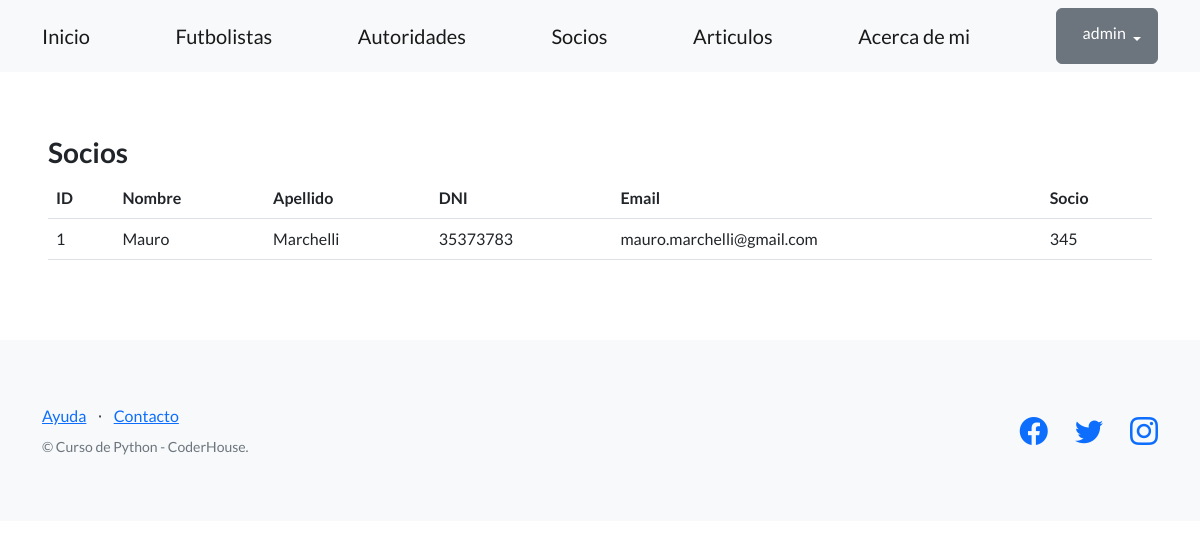
Before: /control/socios/ (signed in) with the older database file.
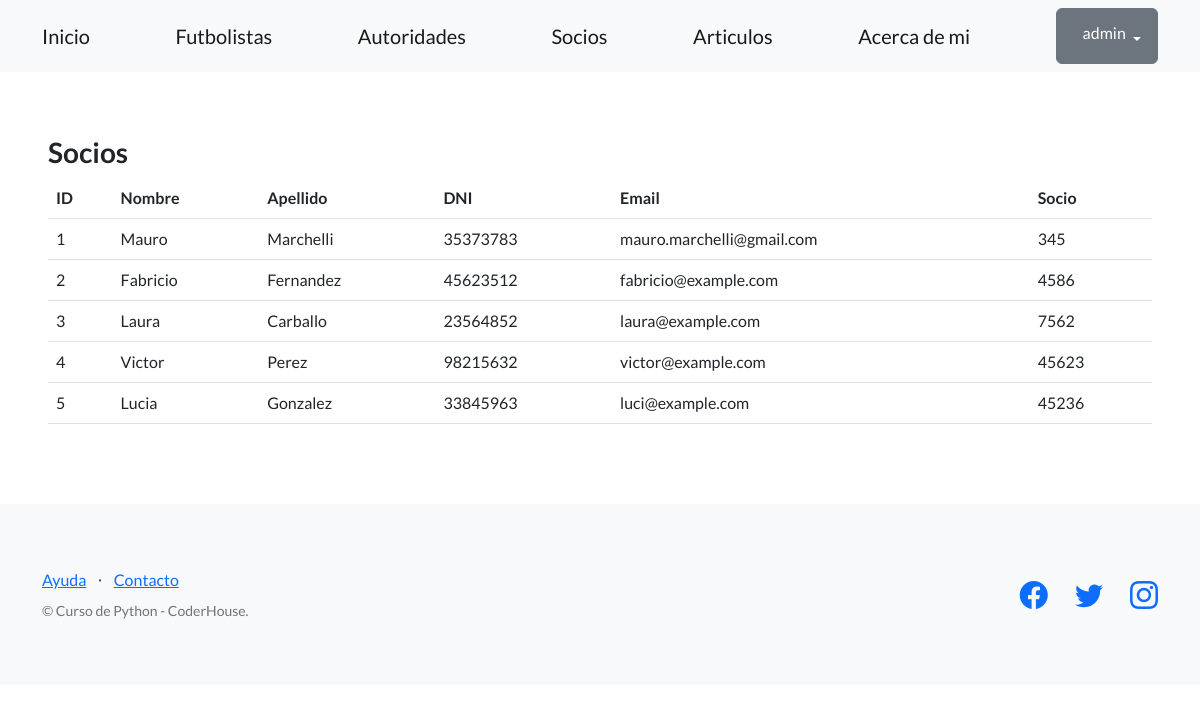
After: the same page with the newer database file.
### Cuervo/models.py (models this page shows, shortened)
class Socio(models.Model):
    nombre = models.CharField(max_length=256)
    apellido = models.CharField(max_length=256)
    dni = models.CharField(max_length=32)
    email = models.EmailField(blank=True)
    socio_n = models.IntegerField(null=True)

### Cuervo/views.py (the view)
# urls.py: path("socios/", listar_socios, name="lista_socios"),
def listar_socios(request):
    contexto = {
        "socios": Socio.objects.all(),
    }
    http_response = render(
        request=request,
        template_name='Cuervo/lista_socios.html',
        context=contexto,
    )
    return http_response

### Cuervo/templates/Cuervo/lista_socios.html (shortened to what this page needs)
{% extends "templates/base.html" %}
{% block contenido %}
<h3>Socios </h3>
<table class="table">
  <tbody>
    <tr>
      <th>ID</th>
      <th>Nombre</th>
      <th>Apellido</th>
      <th>DNI</th>
      <th>Email</th>
      <th>Socio</th>
    </tr>
    {% for socio in socios %}
    <tr>
      <td>{{ socio.id }}</td>
      <td>{{ socio.nombre }}</td>
      <td>{{ socio.apellido }}</td>
      <td>{{ socio.dni }}</td>
      <td>{{ socio.email }}</td>
      <td>{{ socio.socio_n }}</td>
    </tr>
    {% endfor %}
  </tbody>
</table>
{% endblock contenido %}

Changed rows visible on the page:
added Socio: id "2", nombre "Fabricio", apellido "Fernandez", dni "45623512", email "fabricio@example.com", socio_n "4586"
added Socio: id "3", nombre "Laura", apellido "Carballo", dni "23564852", email "laura@example.com", socio_n "7562"
added Socio: id "4", nombre "Victor", apellido "Perez", dni "98215632", email "victor@example.com", socio_n "45623"
added Socio: id "5", nombre "Lucia", apellido "Gonzalez", dni "33845963", email "luci@example.com", socio_n "45236"
